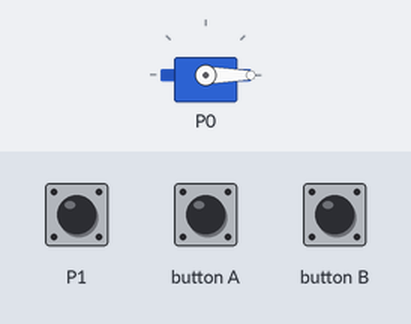
Bench run of a program on a simulated BBC micro:bit (MakeCode). Shown: servo. The test bench sets the inputs (shaded band); at power-on: P1 LOW.

Above: at 1.2 s.
1.3 s: button A pressed for 0.15 s
At 1.9 s:
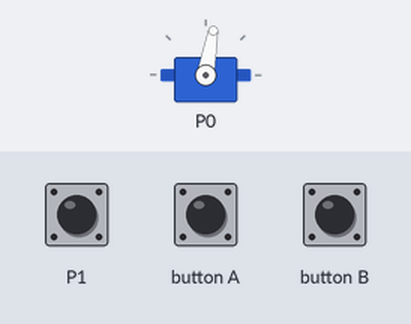
3.5 s: P1 pulled HIGH for 3.2 s
At 7.7 s:
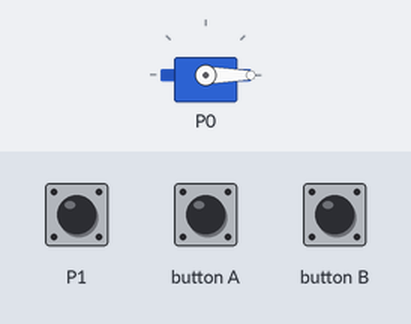
Timing chart, 0 to 9.2 s (numbered marks = the images above; inputs shaded):
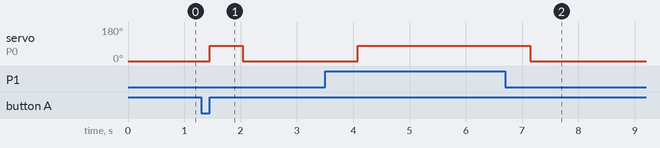

Measured:
- after the input at 1.3 s, servo on P0: 0° → 80° after 0.15 s, → 0° 0.59 s later
- after the input at 3.5 s, servo on P0: 0° → 80° after 0.58 s, → 0° 3.1 s later

The program:

main.ts
```typescript
input.onButtonPressed(Button.A, function () {
    pins.servoWritePin(AnalogPin.P0, 80)
    正在晾衣 = 1
})
input.onButtonPressed(Button.B, function () {
    pins.servoWritePin(AnalogPin.P0, 0)
    正在晾衣 = 0
})
let 正在晾衣 = 0
pins.servoWritePin(AnalogPin.P0, 0)
basic.forever(function () {
    if (正在晾衣 > 0) {
        if (正在晾衣 == 1) {
            if (pins.digitalReadPin(DigitalPin.P1) == 0) {
                pins.servoWritePin(AnalogPin.P0, 0)
                正在晾衣 = 2
            }
        } else if (pins.digitalReadPin(DigitalPin.P1) == 1) {
            pins.servoWritePin(AnalogPin.P0, 80)
            正在晾衣 = 1
        }
    }
    basic.pause(1000)
})
```

test.ts
```typescript
// 在此处测试；当此软件包作为插件使用时，将不会编译此软件包。
```
